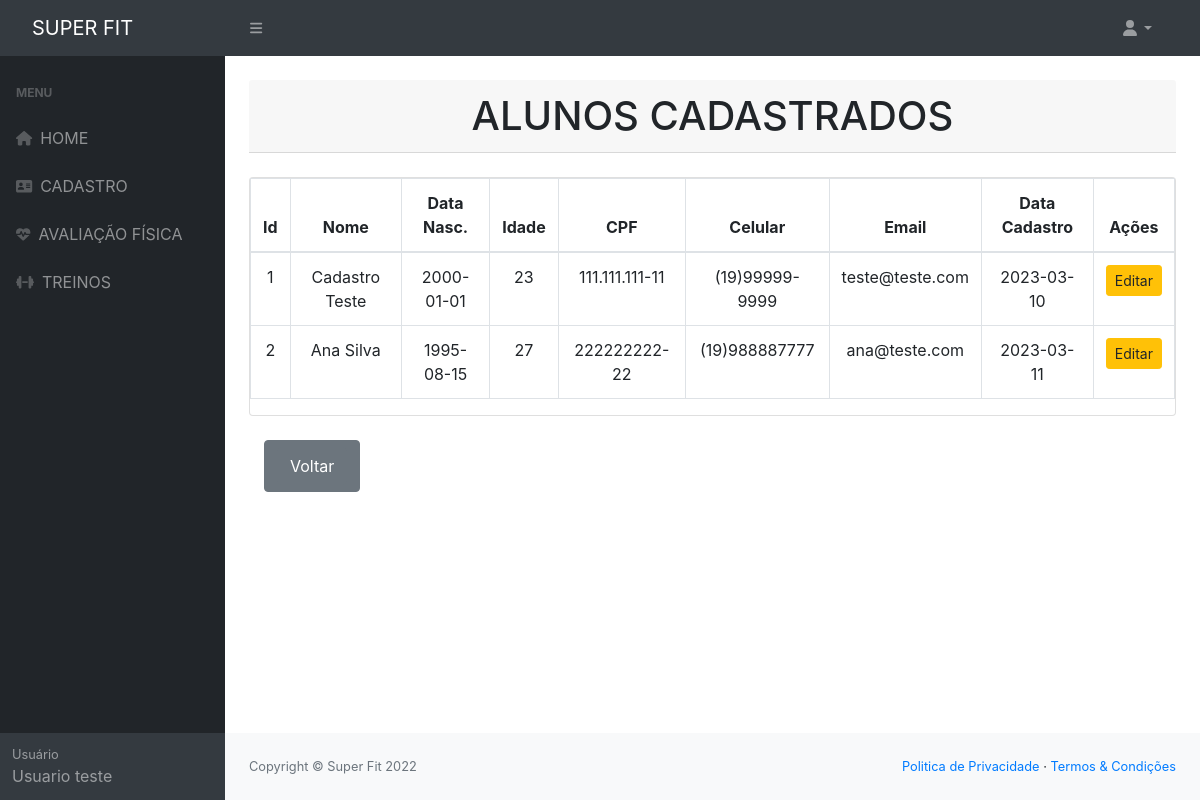
The app's page /buscar-aluno.php (signed in) with its own data.
### tables this page shows
CREATE TABLE `alunos` (
  `idAluno` int NOT NULL,
  `nome` varchar(200) NOT NULL,
  `dataNascimento` date DEFAULT NULL,
  `idade` int DEFAULT NULL,
  `sexo` varchar(10) DEFAULT NULL,
  `cpf` varchar(15) NOT NULL,
  `rg` varchar(15) DEFAULT NULL,
  `telefone` varchar(45) DEFAULT NULL,
  `celular` varchar(45) NOT NULL,
  `cep` varchar(15) DEFAULT NULL,
  `estado` varchar(100) DEFAULT NULL,
  `cidade` varchar(100) DEFAULT NULL,
  `endereco` varchar(100) DEFAULT NULL,
  `email` varchar(100) NOT NULL,
  `senha` varchar(10) NOT NULL,
  `dataCadastro` date DEFAULT NULL
);

### conexao/Conexao.php (called while the page is built)
<?php
class Conexao
{
    public static $instance;
    public static function getConexao()
    {
        if(!isset(self::$instance)){
            self::$instance = new PDO('mysql:host=localhost;dbname=mydb', 'root', 'root', array(PDO::MYSQL_ATTR_INIT_COMMAND => "SET NAMES utf8"));
            self::$instance->setAttribute(PDO::ATTR_ERRMODE, PDO::ERRMODE_EXCEPTION);
            self::$instance->setAttribute(PDO::ATTR_ORACLE_NULLS, PDO::NULL_EMPTY_STRING);
        }
        return self::$instance;
    }
}
?>

### dao/AlunoDAO.php (called while the page is built, shortened)
<?php
    class AlunoDAO
    {
        public function read() {
            try {
                $sql = "SELECT * FROM alunos ORDER BY idAluno ASC";
                $result = Conexao::getConexao()->query($sql);
                $lista = $result->fetchAll(PDO::FETCH_ASSOC);
                $f_lista = array();
                foreach ($lista as $l) {
                    $f_lista[] = $this->listaAlunos($l);
                }
                return $f_lista;
            } catch (Exception $e) {
                print "Ocorreu um erro ao tentar Buscar Todos." . $e;
            }
        }
        private function listaAlunos($row) {
            $aluno = new Aluno();
            $aluno->setIdAluno($row['idAluno']);
            $aluno->setNome($row['nome']);
            $aluno->setDataNascimento($row['dataNascimento']);
            $aluno->setIdade($row['dataNascimento']);
            $aluno->setSexo($row['sexo']);
            $aluno->setCpf($row['cpf']);
            $aluno->setRg($row['rg']);
            $aluno->setTelefone($row['telefone']);
            $aluno->setCelular($row['celular']);
            $aluno->setCep($row['cep']);
            $aluno->setEstado($row['estado']);
            $aluno->setCidade($row['cidade']);
            $aluno->setEndereco($row['endereco']);
            $aluno->setEmail($row['email']);
            $aluno->setSenha($row['senha']);
            $aluno->setDataCadastro($row['dataCadastro']);
            return $aluno;
        }
    }
?>

### model/Aluno.php (called while the page is built, shortened)
<?php
    Class Aluno{
        private $idAluno;
        private $nome;
        private $dataNascimento;
        private $idade;
        private $cpf;
        private $celular;
        private $email;
        private $dataCadastro;
        function getIdAluno()
        {
            return $this->idAluno;
        }
        function setIdAluno($idAluno)
        {
            $this->idAluno = $idAluno;
        }
        function getNome()
        {
            return $this->nome;
        }
        function setNome($nome)
        {
            $this->nome = $nome;
        }
        function getDataNascimento()
        {
            return $this->dataNascimento;
        }
        function setDataNascimento($dataNascimento)
        {
            $this->dataNascimento = $dataNascimento;
        }
        function getIdade()
        {
            return $this->idade;
        }
        function setIdade($dataNascimento)
        {
            list($ano, $mes, $dia) = explode('-', $dataNascimento);
            $hoje = mktime(0, 0, 0, date('m'), date('d'), date('Y'));
            $nascimento = mktime( 0, 0, 0, $mes, $dia, $ano);
            $idade = floor((((($hoje - $nascimento) / 60) / 60) / 24) / 365.25);
            $this->idade = $idade;
        }
        function getCpf()
        {
            return $this->cpf;
        }
        function setCpf($cpf)
        {
            $this->cpf = $cpf;
        }
        function getCelular()
        {
            return $this->celular;
        }
        function setCelular($celular)
        {
            $this->celular = $celular;
        }
        function getEmail()
        {
            return $this->email;
        }
        function setEmail($email)
        {
            $this->email = $email;
        }
        function getDataCadastro()
        {
            return $this->dataCadastro;
        }
        function setDataCadastro($dataCadastro)
        {
            $this->dataCadastro = $dataCadastro;
        }
    }
?>

### buscar-aluno.php (the view, shortened to what this page needs)
<?php
include_once('include/header.php');
include_once('include/navbar.php');
include_once('include/sidebar.php');
include_once('./conexao/Conexao.php');
include_once('./model/Aluno.php');
include_once('./dao/AlunoDAO.php');
$alunodao = new AlunoDAO();
?>
<body>
    <main>
        <div class="container-fluid px-4 text-center">
            <h1 class="card-header mt-4">ALUNOS CADASTRADOS</h1>
            <br>
            <div class="card mb-4">
                <table class="table table-bordered">
                    <thead>
                        <tr>
                            <th>Id</th>
                            <th>Nome</th>
                            <th>Data Nasc.</th>
                            <th>Idade</th>
                            <th>CPF</th>
                            <th>Celular</th>
                            <th>Email</th>
                            <th>Data Cadastro</th>
                            <th>Ações</th>
                        </tr>
                    </thead>
                    <tbody>
                        <?php foreach ($alunodao->read() as $aluno): ?>
                            <tr>
                                <td>
                                    <?= $aluno->getIdAluno() ?>
                                </td>
                                <td>
                                    <?= $aluno->getNome() ?>
                                </td>
                                <td>
                                    <?= $aluno->getDataNascimento() ?>
                                </td>
                                <td>
                                    <?= $aluno->getIdade() ?>
                                </td>
                                <td>
                                    <?= $aluno->getCpf() ?>
                                </td>
                                <td>
                                    <?= $aluno->getCelular() ?>
                                </td>
                                <td>
                                    <?= $aluno->getEmail() ?>
                                </td>
                                <td>
                                    <?= $aluno->getDataCadastro() ?>
                                </td>
                                <td class="text-center">
                                    <button class="btn  btn-warning btn-sm" data-toggle="modal"
                                        data-target="#editar><?= $aluno->getIdAluno() ?>">
                                        Editar
                                    </button>
                                </td>
                            </tr>
                        <?php endforeach ?>
                    </tbody>
                </table>
            </div>
            <div class="col-sm-1 mt-4 mb-0">
                <button type="button" class="btn btn-secondary"><a class="btn btn-secondary btn-block" href="cadastro.php">Voltar</a></button>
            </div>
        </div>
    </main>
</body>
<?php
include_once('include/footer.php');
?>

### records on screen
alunos: idAluno "1", nome "Cadastro Teste", dataNascimento "2000-01-01", idade "23", cpf "111.111.111-11", celular "(19)99999-9999", email "teste@teste.com", dataCadastro "2023-03-10"
alunos: idAluno "2", nome "Ana Silva", dataNascimento "1995-08-15", idade "27", cpf "222222222-22", celular "(19)988887777", email "ana@teste.com", dataCadastro "2023-03-11"
